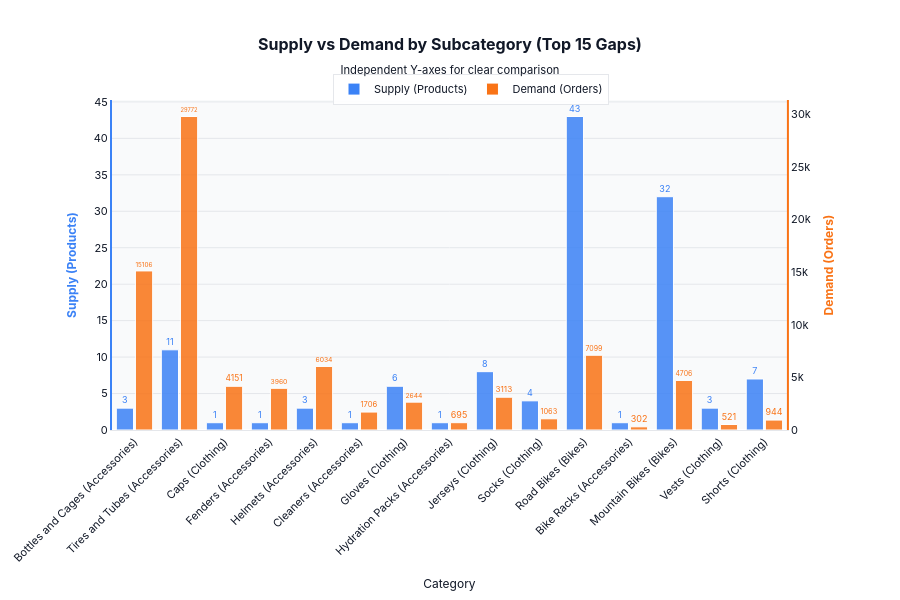

The notebook cell saved with this chart:
### Markdown cell above
### Chart 1: Supply vs Demand Comparison (Top 15 Subcategories)

This grouped bar chart compares supply and demand across the top 15 subcategories by gap score.

### Code cell
# Show top 15 subcategories for better readability
top_15_gaps = gap_summary.head(15).copy()

# Add parent category to subcategory name for context
top_15_gaps['category_display'] = (
    top_15_gaps['category'] + '\n(' + top_15_gaps['parent_category'] + ')'
)
top_15_gaps['category'] = top_15_gaps['category_display']

chart_supply_demand = create_supply_demand_chart(top_15_gaps)
chart_supply_demand.update_layout(
    title=dict(text='<b>Supply vs Demand by Subcategory (Top 15 Gaps)</b><br><sub>Independent Y-axes for clear comparison</sub>')
)
chart_supply_demand.show()

insight_supply_demand = generate_supply_demand_insight(gap_summary)
print("\nKey Insight:")
print(insight_supply_demand)

### Figure 1 — Plotly figure (JSON) as saved in the notebook; plotly's stock layout.template omitted (floating-point values rounded to 4 significant figures)
{"data": [{"hovertemplate": "<b>%{x}</b><br>Supply: %{y:,} products<extra></extra>", "marker": {"color": "#3B82F6", "line": {"color": "white", "width": 1}, "opacity": 0.85}, "name": "Supply (Products)", "offsetgroup": "0", "text": [3.0, 11.0, 1.0, 1.0, 3.0, 1.0, 6.0, 1.0, 8.0, 4.0, 43.0, 1.0, 32.0, 3.0, 7.0], "textfont": {"color": "#3B82F6", "family": "Inter, -apple-system, BlinkMacSystemFont, \"Segoe UI\", Roboto, sans-serif", "size": 9}, "textposition": "outside", "type": "bar", "x": ["Bottles and Cages\n(Accessories)", "Tires and Tubes\n(Accessories)", "Caps\n(Clothing)", "Fenders\n(Accessories)", "Helmets\n(Accessories)", "Cleaners\n(Accessories)", "Gloves\n(Clothing)", "Hydration Packs\n(Accessories)", "Jerseys\n(Clothing)", "Socks\n(Clothing)", "Road Bikes\n(Bikes)", "Bike Racks\n(Accessories)", "Mountain Bikes\n(Bikes)", "Vests\n(Clothing)", "Shorts\n(Clothing)"], "xaxis": "x", "y": [3, 11, 1, 1, 3, 1, 6, 1, 8, 4, 43, 1, 32, 3, 7], "yaxis": "y"}, {"hovertemplate": "<b>%{x}</b><br>Demand: %{y:,} orders<extra></extra>", "marker": {"color": "#F97316", "line": {"color": "white", "width": 1}, "opacity": 0.85}, "name": "Demand (Orders)", "offsetgroup": "1", "text": [15110.0, 29770.0, 4151.0, 3960.0, 6034.0, 1706.0, 2644.0, 695.0, 3113.0, 1063.0, 7099.0, 302.0, 4706.0, 521.0, 944.0], "textfont": {"color": "#F97316", "family": "Inter, -apple-system, BlinkMacSystemFont, \"Segoe UI\", Roboto, sans-serif", "size": 9}, "textposition": "outside", "type": "bar", "x": ["Bottles and Cages\n(Accessories)", "Tires and Tubes\n(Accessories)", "Caps\n(Clothing)", "Fenders\n(Accessories)", "Helmets\n(Accessories)", "Cleaners\n(Accessories)", "Gloves\n(Clothing)", "Hydration Packs\n(Accessories)", "Jerseys\n(Clothing)", "Socks\n(Clothing)", "Road Bikes\n(Bikes)", "Bike Racks\n(Accessories)", "Mountain Bikes\n(Bikes)", "Vests\n(Clothing)", "Shorts\n(Clothing)"], "xaxis": "x", "y": [15106, 29772, 4151, 3960, 6034, 1706, 2644, 695, 3113, 1063, 7099, 302, 4706, 521, 944], "yaxis": "y2"}], "layout": {"bargap": 0.15, "bargroupgap": 0.1, "barmode": "group", "font": {"color": "#111827", "family": "Inter, -apple-system, BlinkMacSystemFont, \"Segoe UI\", Roboto, sans-serif", "size": 11}, "height": 600, "hovermode": "x unified", "legend": {"bgcolor": "rgba(255,255,255,0.9)", "bordercolor": "#E5E7EB", "borderwidth": 1, "orientation": "h", "x": 0.5, "xanchor": "center", "y": 1.08, "yanchor": "top"}, "margin": {"b": 120, "l": 70, "r": 70, "t": 100}, "paper_bgcolor": "#FFFFFF", "plot_bgcolor": "#F9FAFB", "showlegend": true, "title": {"font": {"color": "#111827", "family": "Inter, -apple-system, BlinkMacSystemFont, \"Segoe UI\", Roboto, sans-serif", "size": 16}, "text": "<b>Supply vs Demand by Subcategory (Top 15 Gaps)</b><br><sub>Independent Y-axes for clear comparison</sub>", "x": 0.5, "xanchor": "center"}, "xaxis": {"anchor": "y", "domain": [0, 0.94], "linecolor": "#E5E7EB", "linewidth": 1, "showgrid": false, "tickangle": -45, "title": {"font": {"family": "Inter, -apple-system, BlinkMacSystemFont, \"Segoe UI\", Roboto, sans-serif", "size": 12}, "text": "Category"}}, "yaxis": {"anchor": "x", "domain": [0, 1], "gridcolor": "#E5E7EB", "linecolor": "#3B82F6", "linewidth": 2, "rangemode": "tozero", "showgrid": true, "title": {"font": {"family": "Inter, -apple-system, BlinkMacSystemFont, \"Segoe UI\", Roboto, sans-serif", "size": 12}, "text": "<b style=\"color:#3B82F6\">Supply (Products)</b>"}}, "yaxis2": {"anchor": "x", "gridcolor": "rgba(0,0,0,0)", "linecolor": "#F97316", "linewidth": 2, "overlaying": "y", "rangemode": "tozero", "showgrid": false, "side": "right", "title": {"font": {"family": "Inter, -apple-system, BlinkMacSystemFont, \"Segoe UI\", Roboto, sans-serif", "size": 12}, "text": "<b style=\"color:#F97316\">Demand (Orders)</b>"}}}}
